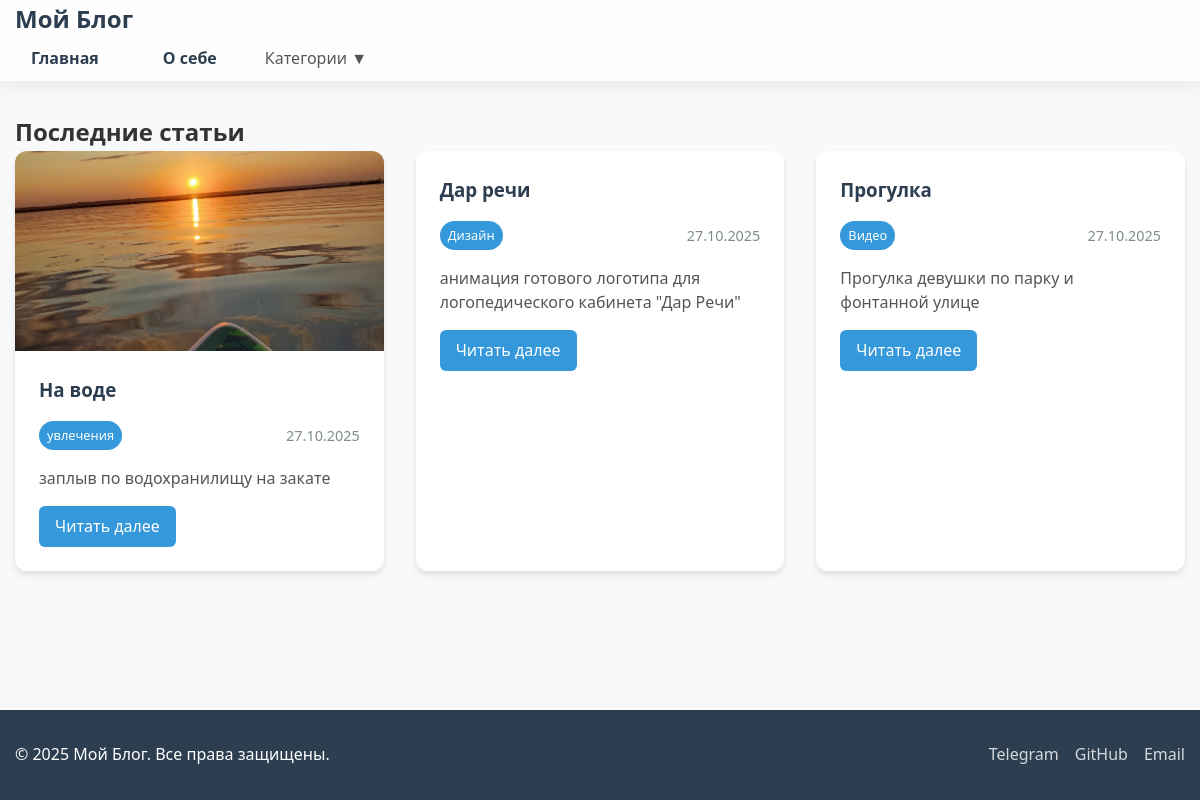
The page / on the database its author committed.
### blog/models.py (models this page shows, shortened)
class Post(models.Model):
    title = models.CharField(max_length=200, verbose_name='Заголовок')
    content = models.TextField(verbose_name='Содержание')
    create_date = models.DateTimeField(default=timezone.now, verbose_name='Дата создания')
    published_date = models.DateTimeField(blank=True, null=True, verbose_name='Дата публикации')
    is_published = models.BooleanField(default=False, verbose_name='Опубликовано')
    category = models.ForeignKey(Category, on_delete=models.SET_NULL, related_name='posts', verbose_name='Категория', null=True, blank=True)
    image = models.ImageField(upload_to='posts/images/', blank=True, null=True, verbose_name='Главное изображение')
    video = models.FileField(upload_to='posts/videos/', blank=True, null=True, verbose_name='Видео')
    video_poster = models.ImageField(upload_to='posts/video_posters/', blank=True, null=True, verbose_name='Превью видео')
    class Meta:
        verbose_name = 'Статья'
        verbose_name_plural = 'Статьи'

class Category(models.Model):  # ← СНАЧАЛА определяем Category
    name = models.CharField(max_length=100, verbose_name='Название')
    slug = models.SlugField(unique=True, verbose_name='URL')
    class Meta:
        verbose_name = 'Категория'
        verbose_name_plural = 'Категории'

### blog/views.py (the view)
# urls.py: path('', views.home, name='home'),
def home(request):
    posts = Post.objects.filter(is_published=True).order_by('-create_date')
    categories = Category.objects.all()
    return render(request, 'blog/home.html', {
        'posts': posts,
        'categories': categories
    })

### blog/templates/blog/home.html
{% extends 'blog/base.html' %}
{% load static %}
{% block content %}
<div class="posts-section">
    <h2>Последние статьи</h2>
    {% if posts %}
        <div class="posts-grid">
            {% for post in posts %}
                <article class="post-card">
                    {% if post.image %}
                        <div class="post-image">
                            <img src="{{ post.image.url }}" alt="{{ post.title }}" loading="lazy">
                        </div>
                    {% endif %}
                    <div class="post-content">
                        <h3><a href="{% url 'post_detail' pk=post.pk %}">{{ post.title }}</a></h3>
                        <div class="post-meta">
                            <span class="category">{{ post.category.name|default:"Без категории" }}</span>
                            <span class="date">{{ post.create_date|date:"d.m.Y" }}</span>
                        </div>
                        <p class="post-excerpt">{{ post.content|truncatewords:20 }}</p>
                        <a href="{% url 'post_detail' pk=post.pk %}" class="read-more">Читать далее</a>
                    </div>
                </article>
            {% endfor %}
        </div>
    {% else %}
        <p class="no-posts">Нет опубликованных статей.</p>
    {% endif %}
</div>
{% endblock %}

### blog/templates/blog/base.html (shortened to what this page needs)
<!DOCTYPE html>
<html lang="ru">
<head>
    {% load static %}
    <link rel="stylesheet" href="{% static 'blog/css/style.css' %}">
</head>
<body>
    <div class="page-wrapper">
    <header class="header">
        <div class="container">
            <div class="header-container">
                <div class="logo">
                    <a href="/">Мой Блог</a>
                </div>
                <nav class="nav">
                    <a href="/" class="nav-link">Главная</a>
                    <a href="/about/" class="nav-link">О себе</a>
                    <div class="nav-categories">
                        <span class="categories-toggle">Категории ▼</span>
                    </div>
                </nav>
            </div>
        </header>
    <main class="main-content">
        <div class="container">
            {% block content %}
            {% endblock %}
        </main>
        <footer class="footer">
        <div class="container">
            <div class="footer-content">
                <p>&copy; 2025 Мой Блог. Все права защищены.</p>
                <div class="social-links">
                    <a href="#" class="social-link">Telegram</a>
                    <a href="#" class="social-link">GitHub</a>
                    <a href="#" class="social-link">Email</a>
                </div>
            </div>
        </footer>
    </div>
</body>
</html>

### blog/static/blog/css/style.css (style rules this page uses)
html, body { height: 100%; }
.page-wrapper { min-height: 100vh; display: flex; flex-direction: column; }
.main-content { flex: 1; padding: 2rem 0; }
* { margin: 0; padding: 0; box-sizing: border-box; }
body { font-family: 'Segoe UI', Tahoma, Geneva, Verdana, sans-serif; line-height: 1.6; color: #333; background-color: #f8f9fa; }
.container { max-width: 1200px; margin: 0 auto; padding: 0 15px; }
.header { background: rgba(255, 255, 255, 0.8); backdrop-filter: blur(20px); box-shadow: 0 4px 20px rgba(0, 0, 0, 0.08); -webkit-backdrop-filter: blur(20px); border-bottom: 1px solid rgba(255, 255, 255, 0.2); position: sticky; top: 0; z-index: 1000; width: 100%; }
.header .container { max-width: 1200px; margin: 0 auto; padding: 0 15px; }
.logo a { font-size: 1.5rem; font-weight: bold; color: #2c3e50; text-decoration: none; transition: all 0.3s ease; }
.nav { display: flex; align-items: center; gap: 2rem; }
.nav-link { text-decoration: none; color: #2c3e50; font-weight: 600; padding: 0.5rem 1rem; border-radius: 25px; transition: all 0.3s ease; position: relative; overflow: hidden; }
.nav-link::before { content: ''; position: absolute; top: 0; left: -100%; width: 100%; height: 100%; background: linear-gradient(90deg, transparent, rgba(255,255,255,0.4), transparent); transition: left 0.5s; }
.nav-categories { position: relative; }
.categories-toggle { cursor: pointer; color: #555; font-weight: 500; }
.main-content { flex: 1; padding: 2rem 0; position: relative; z-index: 1; }
.posts-grid { display: grid; grid-template-columns: repeat(auto-fill, minmax(350px, 1fr)); gap: 2rem; }
.post-card { background: white; border-radius: 12px; overflow: hidden; box-shadow: 0 4px 6px rgba(0,0,0,0.1); transition: transform 0.3s, box-shadow 0.3s; }
.post-card .post-image { width: 100%; height: 200px; overflow: hidden; }
.post-card .post-image img { width: 100%; height: 100%; object-fit: cover; transition: transform 0.3s ease; }
.post-content { padding: 1.5rem; }
.post-content h3 { margin-bottom: 1rem; }
.post-content h3 a { color: #2c3e50; text-decoration: none; transition: color 0.3s; }
.post-meta { display: flex; justify-content: space-between; align-items: center; margin-bottom: 1rem; font-size: 0.9rem; }
.post-meta .category { background: #3498db; color: white; padding: 0.25rem 0.5rem; border-radius: 15px; font-size: 0.8rem; }
.post-meta .date { color: #7f8c8d; }
.post-excerpt { color: #555; margin-bottom: 1rem; line-height: 1.5; }
.read-more { display: inline-block; background: #3498db; color: white; padding: 8px 16px; text-decoration: none; border-radius: 6px; font-weight: 500; transition: background 0.3s; }
.footer { background: #2c3e50; color: white; padding: 2rem 0; margin-top: auto; width: 100%; }
.footer .container { max-width: 1200px; margin: 0 auto; padding: 0 15px; }
.footer-content { display: flex; justify-content: space-between; align-items: center; }
.social-links { display: flex; gap: 1rem; }
.social-link { color: white; text-decoration: none; opacity: 0.8; transition: opacity 0.3s; }

### rows shown on the page
Post: image (picture), title "На воде", category.name "увлечения", create_date "27.10.2025", content "заплыв по водохранилищу на закате"
Post: title "Дар речи", category.name "Дизайн", create_date "27.10.2025", content "анимация готового логотипа для логопедического кабинета \"Дар Речи\""
Post: title "Прогулка", category.name "Видео", create_date "27.10.2025", content "Прогулка девушки по парку и фонтанной улице"
